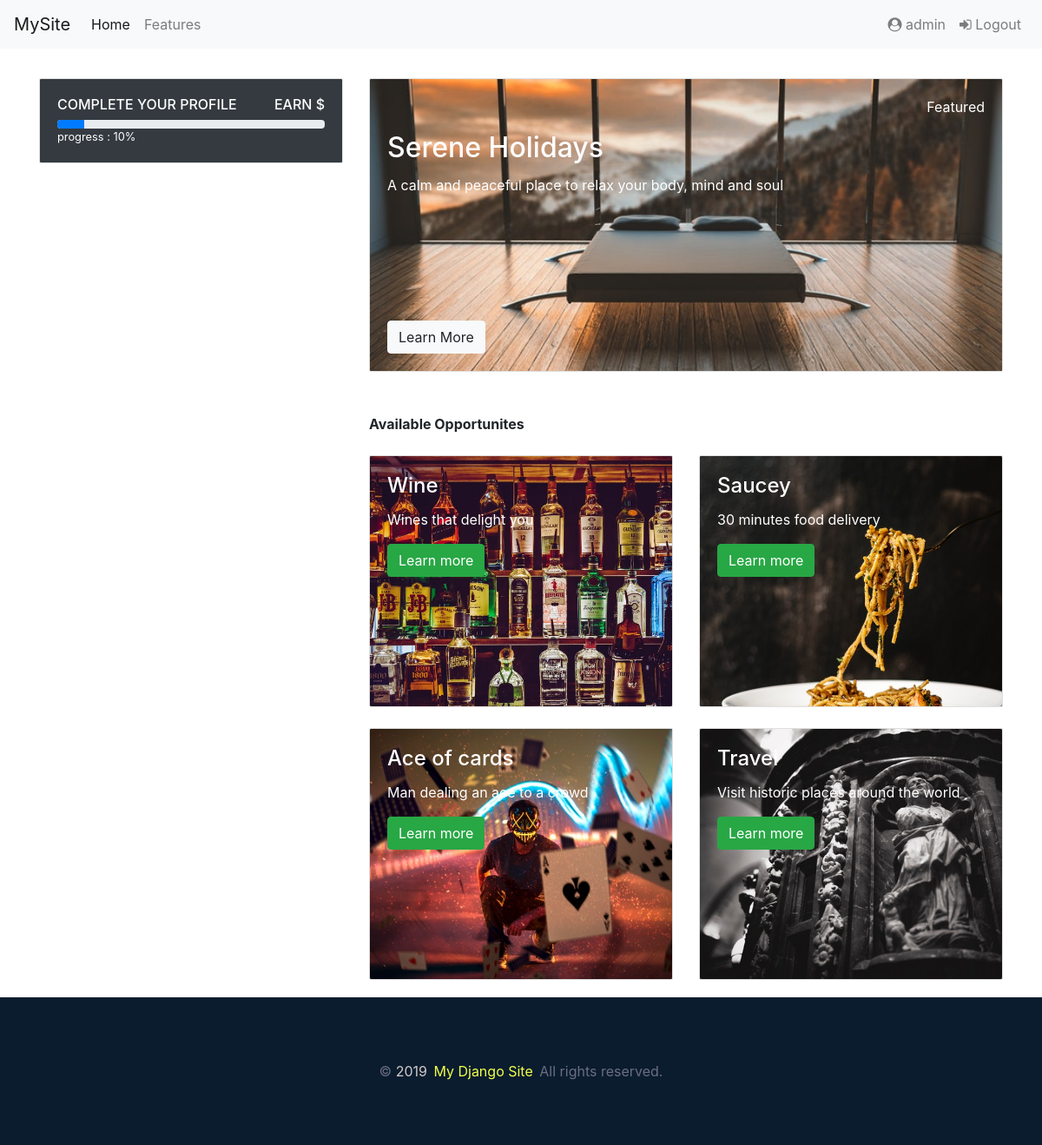
The app's page / (signed in) with its own data.
### main/models.py (models this page shows, shortened)
class Post(models.Model):
	title = models.CharField(max_length=200)
	summary = models.CharField(max_length=200)
	image = models.ImageField(default='default.jpg', upload_to='post_img')
	date_created = models.DateTimeField(auto_now_add=True, db_index=True)

class Opportunities(models.Model):
	title= models.CharField(max_length=200)
	summary = models.CharField(max_length=200)
	image = models.ImageField(default='default.jpg', upload_to='opp_img')

### main/views.py (the view)
# urls.py: path("", views.homepage, name="homepage"),
def homepage(request):
	return render(request=request,
				  template_name="main/home.html",
				  context={"post": Post.objects.order_by('-date_created')[0], "opps":Opportunities.objects.all()}
	)

### main/templates/main/home.html (shortened to what this page needs)
{% extends "main/header.html" %}
{% block content %}
		{% if user.is_authenticated %}
			{% include "main/includes/sidebar.html" %}
		{% endif %}
			<div class="col-8">
				<br>
				{% include "main/posts.html" with posts=posts %}
			</div>
{% endblock %}

### main/templates/main/includes/navbar.html (shortened to what this page needs)
<nav class="navbar navbar-expand-lg navbar-light bg-light">
			<a class="navbar-brand" href="#">MySite</a>
			<div class="collapse navbar-collapse" id="navbarText">
				<ul class="navbar-nav mr-auto">
					<li class="nav-item active">
						<a class="nav-link" href="/">Home <span class="sr-only">(current)</span></a>
					</li>
					<li class="nav-item">
						<a class="nav-link" href="#">Features</a>
					</li>
				</ul>
				<ul class="navbar-nav navbar-right">
					{% if user.is_authenticated %}
					<li class="nav-item">
						<a class="nav-link" href="/Profile"><span class="fa fa-user-circle"></span> {{ user.username }}</a>
					</li>
					<li class="nav-item">
						<a class="nav-link" href="/logout"><span class="fa fa-sign-in"></span> Logout</a>
					</li>
					{% endif %}
				</ul>
			</div>
		</nav>

### main/templates/main/posts.html
{% block content %}
	<div class="card bg-dark text-white mb-4">
		<img src="{{ post.image.url }}" class="card-img" style="height: 21rem; object-fit: cover;">
		<div class="card-body d-flex flex-column card-img-overlay">
			<p class="card-text text-right">Featured</p>
			<h2 class="card-title">{{ post.title }}</h2>
			<p class="card-text">{{ post.summary }} </p>
			<div class="mt-auto">
				<a href="#" class="btn btn-light">Learn More</a>
			</div>
		</div>
	</div>
	<br>
	<p class="mb-0"><strong>Available Opportunites</strong></p>
	<div class="card-deck">
		{% for opp in opps %}
		<div class="card bg-dark text-white overlay-card mt-4">
			<img src="{{ opp.image.url }}" class="card-img" style="height: 18rem; object-fit: cover;">
			<div class="card-img-overlay">
				<h4 class="card-title">{{ opp.title }}</h4>
				<p class="card-text">{{ opp.summary}}</p>
				<a href="#" class="btn btn-success">Learn more</a>
			</div>
		</div>
		{% if forloop.counter|divisibleby:"2"  %}
            </div><div class="card-deck">
        {% endif %}
		{% endfor %}
	</div>
</div>
{% endblock %}

### main/static/main/main.css (style rules this page uses)
.card { margin-top: 10px; box-sizing: border-box; border-radius: 2px; background-clip: padding-box; }

### records on screen
Post: image (picture), title "Serene Holidays", summary "A calm and peaceful place to relax your body, mind and soul"
Opportunities: image (picture), title "Wine", summary "Wines that delight you"
Opportunities: image (picture), title "Saucey", summary "30 minutes food delivery"
Opportunities: image (picture), title "Ace of cards", summary "Man dealing an ace to a crowd"
Opportunities: image (placeholder picture), title "Travel", summary "Visit historic places around the world"

### other values on screen
{{ user.username }} "admin"
